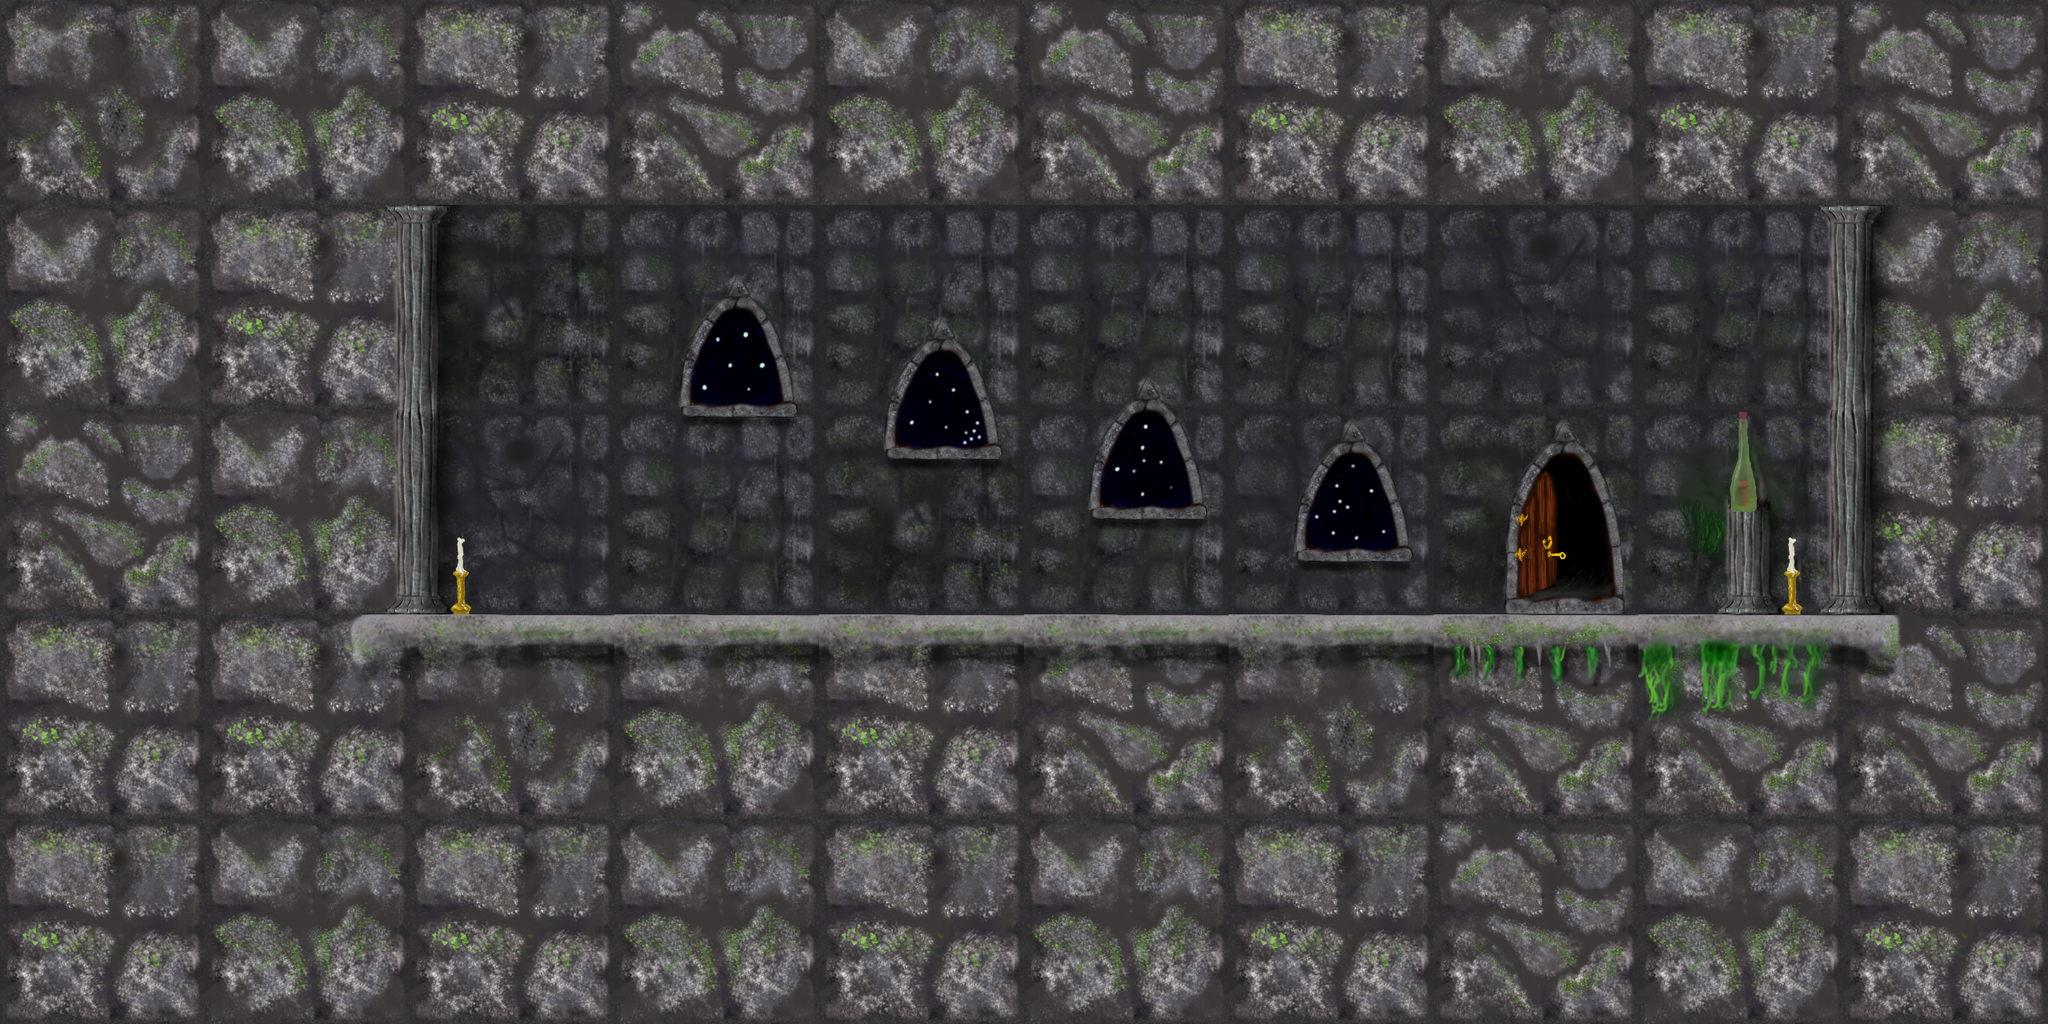

This game map was drawn from its Tiled (.tmx) file and the tilesets committed beside it. A one-line description and the trimmed map source follow:
An orthogonal 40x20 tile map with 64x64 px tiles, 4 tile layers (bg, solid, overhangs, furniture), 3 tilesets and 5 objects (PlayerStart, Door, Tip, Story, Item).

<map version="1.0" orientation="orthogonal" width="40" height="20" tilewidth="64" tileheight="64">
 <tileset firstgid="1" name="walls" tilewidth="256" tileheight="256">
  <image source="../images/wall.png" width="1024" height="1024" />
 </tileset>
 <tileset firstgid="17" name="furniture" tilewidth="256" tileheight="256">
  <image source="../images/furniture.png" width="1024" height="1024" />
 </tileset>
 <tileset firstgid="33" name="items" tilewidth="128" tileheight="128">
  <image source="../images/items.png" width="1024" height="1024" />
 </tileset>
 <layer name="bg" width="40" height="20">
  <data>[800 cells, 14 non-empty, 4 distinct tile ids]</data>
 </layer>
 <layer name="solid" width="40" height="20">
  <properties>
   <property name="layerType" value="solid" />
  </properties>
  <data>[800 cells, 36 non-empty, 4 distinct tile ids]</data>
 </layer>
 <layer name="overhangs" width="40" height="20">
  <data>[800 cells, 14 non-empty, 7 distinct tile ids]</data>
 </layer>
 <layer name="furniture" width="40" height="20">
  <data>[800 cells, 13 non-empty, 9 distinct tile ids]</data>
 </layer>
 <objectgroup name="markers" width="40" height="20">
  <object type="PlayerStart" x="640" y="512" width="128" height="256" />
  <object type="Door" x="1792" y="512" width="256" height="256">
   <properties>
    <property name="LeadsTo" value="Hall" />
   </properties>
  </object>
  <object type="Tip" x="1728" y="512" width="384" height="256">
   <properties>
    <property name="Text" value="To go through a door, press up (W or Up Arrow), if it is not locked." />
   </properties>
  </object>
  <object type="Story" x="1280" y="512" width="256" height="256">
   <properties>
    <property name="Text" value="It's lonely here.|Maybe some teddy bears would cheer me up?" />
   </properties>
  </object>
  <object type="Item" x="1536" y="640" width="128" height="128">
   <properties>
    <property name="Type" value="TeddyBear" />
   </properties>
  </object>
 </objectgroup>
</map>
